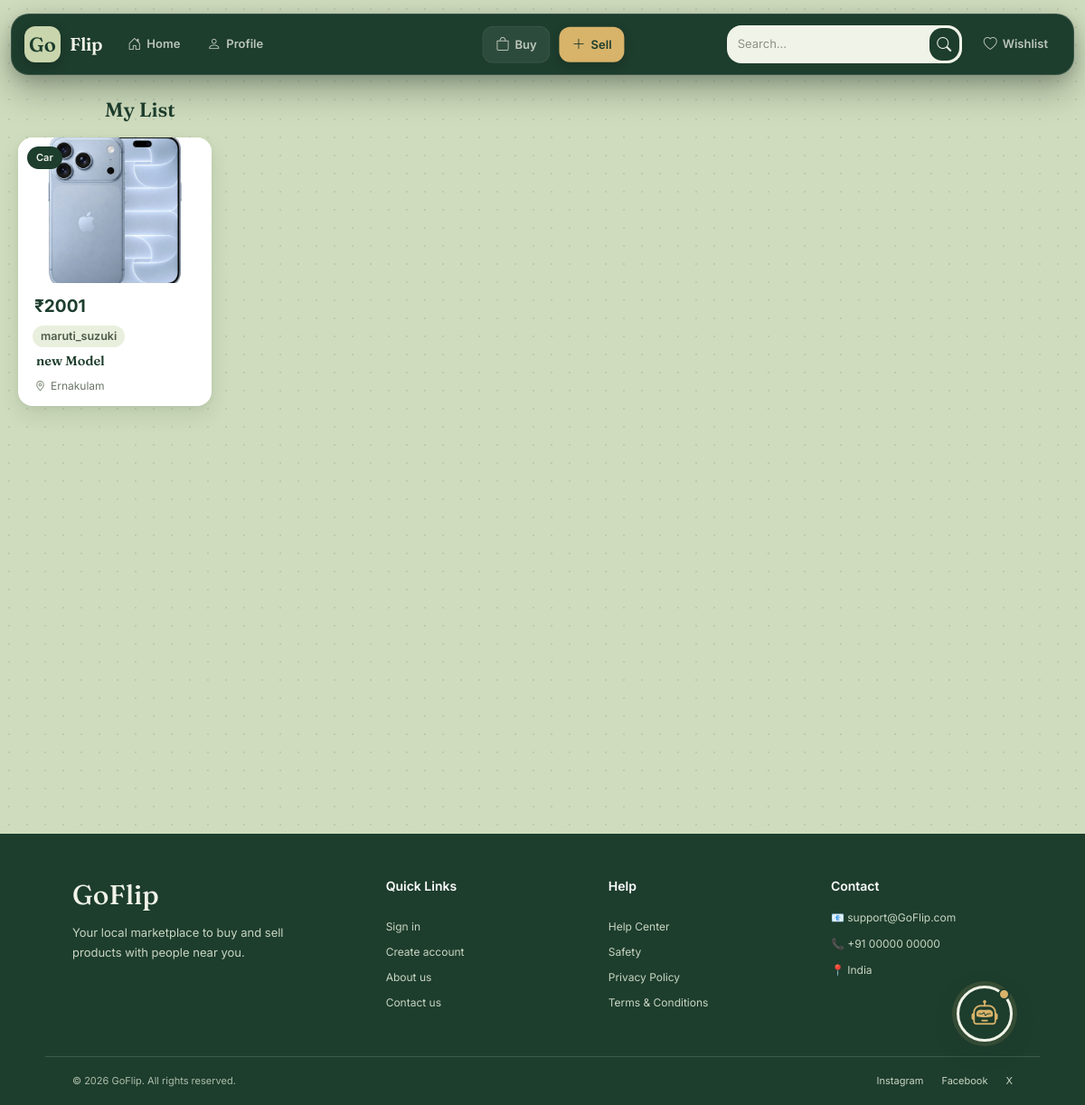
The app's page /my-list/ (signed in), older data.
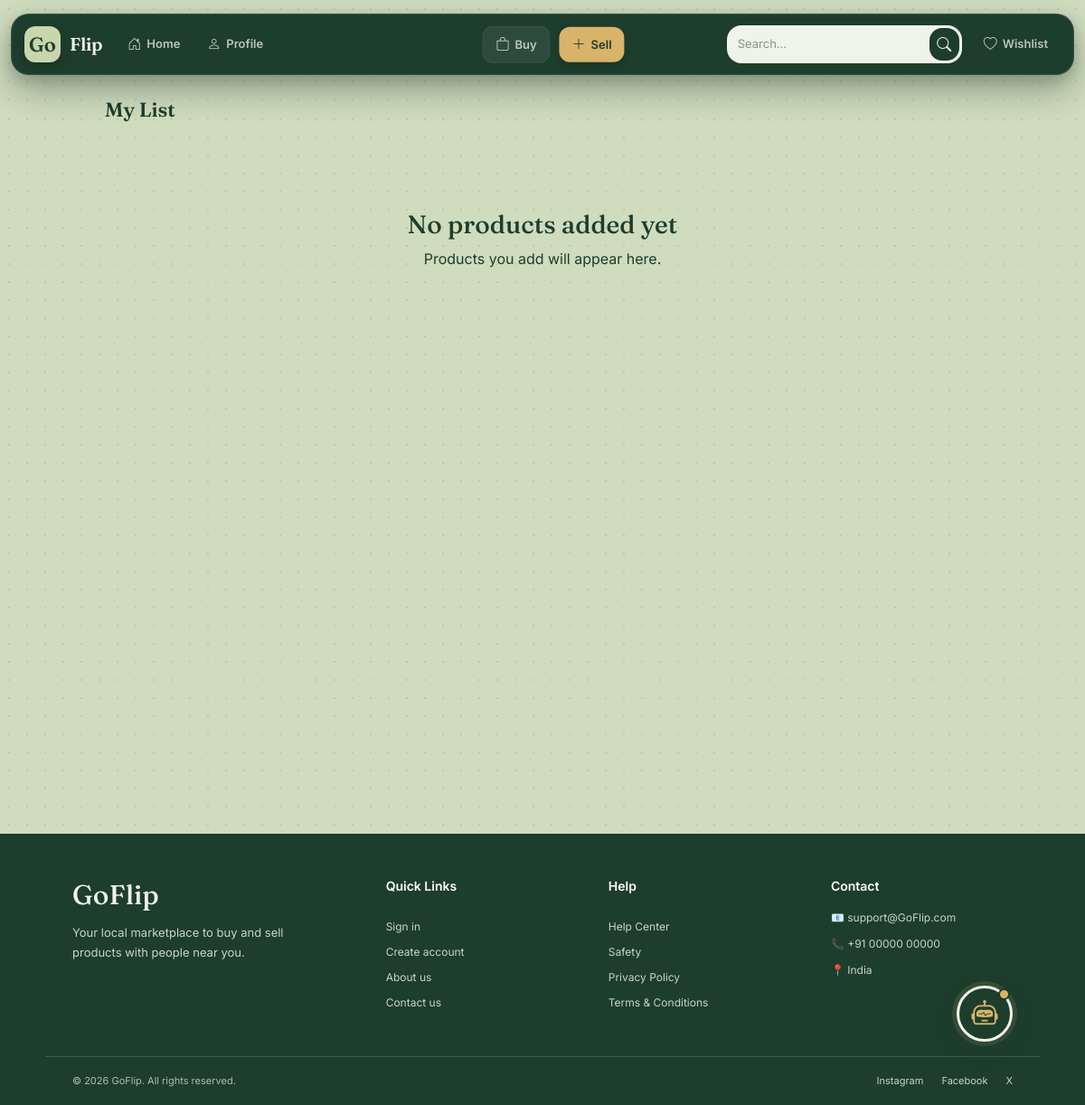
The same page, newer data.
### users/models.py (models this page shows)
class Cars(models.Model):
    seller = models.ForeignKey(
        settings.AUTH_USER_MODEL,
        on_delete=models.CASCADE,
        null=True,
        blank=True)
    Brand = models.CharField(max_length=100,null=True)
    Model = models.CharField(max_length=100,null=True)
    year = models.IntegerField(null=True)
    Fuel = models.CharField(max_length=50,null=True)
    Transmission = models.CharField(null=True,max_length=100)
    KM_drive = models.IntegerField(null=True)
    Title = models.CharField(max_length=200,null=True)
    Description = models.CharField(max_length=500,null=True)
    Price = models.IntegerField(null=True)
    Images = models.ImageField(upload_to="cars/", null=True, blank=True)
    created_at = models.DateTimeField(auto_now_add=True,null=True)

class CoustomUser(AbstractUser):
    username = models.CharField(
        max_length=150,
        unique=True
    )
    email = models.EmailField(
        blank=True,
        null=True
    )
    USERNAME_FIELD = "username"
    REQUIRED_FIELDS = ["email"]
    address = models.CharField(
        null=True,
        blank=True,
        max_length=100
    )
    pincode = models.IntegerField(
        null=True,
        blank=True
    )
    profile_image = models.ImageField(
        upload_to="profile/",
        null=True,
        blank=True
    )
    otp = models.IntegerField(
        null=True,
        blank=True
    )
    verified = models.BooleanField(
        default=False
    )
    phone = models.CharField(
        max_length=15,
        null=True,
        blank=True
    )
    Location = models.CharField(
        null=True,
        blank=True,
        max_length=100
    )

### users/views.py (the view)
# urls.py: path("my-list/", views.MyList.as_view(), name="MyList"),
class MyList(View):
    def get(self, request):
        products = []
        for product in Cars.objects.filter(seller=request.user):
            product.category = "car"
            products.append(product)
        for product in Bikes.objects.filter(seller=request.user):
            product.category = "bike"
            products.append(product)
        for product in Mobiles.objects.filter(seller=request.user):
            product.category = "mobile"
            products.append(product)
        for product in Electronicss.objects.filter(seller=request.user):
            product.category = "electronics"
            products.append(product)
        for product in Bookss.objects.filter(seller=request.user):
            product.category = "book"
            products.append(product)
        for product in Furniture.objects.filter(seller=request.user):
            product.category = "furniture"
            products.append(product)
        for product in Gadgets.objects.filter(seller=request.user):
            product.category = "gadgets"
            products.append(product)
        products.sort(
            key=lambda x: x.created_at,
            reverse=True
        )
        return render(
            request,
            "list.html",
            {
                "products": products
            }
        )

### templates/list.html (shortened to what the changed rows need)
{% extends 'base.html' %}
{% block content %}
<h2 class="fresh-title">
    My List
</h2>
<div class="page-wrap">
    <div class="product-grid">
        {% for product in products %}
        {% if product.category == "book" %}
        <a href="{% url 'Book_Details' product.id %}"
           class="product-card-link">
            <div class="product-card">
                <div class="product-image-box">
                    <span class="category-tag">
                        Book
                    </span>
                    {% if product.Images %}
                        <img src="{{ product.Images.url }}"
                             alt="{{ product.Title }}">
                    {% else %}
                        <p class="no-image-text">
                            No image
                        </p>
                    {% endif %}
                </div>
                <div class="product-info">
                    <p class="product-price">
                        ₹{{ product.Price }}
                    </p>
                    <span class="product-extra">
                        {{ product.Book_name }}
                    </span>
                    <h4 class="product-title">
                        {{ product.Title }}
                    </h4>
                    <div class="product-location">
                        <svg viewBox="0 0 24 24"
                             fill="none"
                             stroke="currentColor"
                             stroke-width="2"
                             stroke-linecap="round"
                             stroke-linejoin="round">
                            <path d="M12 22s7-7.58 7-12A7 7 0 0 0 5 10c0 4.42 7 12 7 12z"/>
                            <circle cx="12"
                                    cy="10"
                                    r="2.5"/>
                        </svg>
                        {% if product.seller.Location %}
                            {{ product.seller.Location }}
                        {% else %}
                            Location not available
                        {% endif %}
                    </div>
                </div>
            </div>
        </a>
        <!-- =================================
             MOBILE
        ================================== -->
        {% elif product.category == "car" %}
        <a href="{% url 'Car_Details' product.id %}"
           class="product-card-link">
            <div class="product-card">
                <div class="product-image-box">
                    <span class="category-tag">
                        Car
                    </span>
                    {% if product.Images %}
                        <img src="{{ product.Images.url }}"
                             alt="{{ product.Title }}">
                    {% else %}
                        <p class="no-image-text">
                            No image
                        </p>
                    {% endif %}
                </div>
                <div class="product-info">
                    <p class="product-price">
                        ₹{{ product.Price }}
                    </p>
                    <span class="product-extra">
                        {{ product.Brand }}
                    </span>
                    <h4 class="product-title">
                        {{ product.Model }}
                    </h4>
                    <div class="product-location">
                        <svg viewBox="0 0 24 24"
                             fill="none"
                             stroke="currentColor"
                             stroke-width="2"
                             stroke-linecap="round"
                             stroke-linejoin="round">
                            <path d="M12 22s7-7.58 7-12A7 7 0 0 0 5 10c0 4.42 7 12 7 12z"/>
                            <circle cx="12"
                                    cy="10"
                                    r="2.5"/>
                        </svg>
                        {% if product.seller.Location %}
                            {{ product.seller.Location }}
                        {% else %}
                            Location not available
                        {% endif %}
                    </div>
                </div>
            </div>
        </a>
        {% endif %}
        {% empty %}
        <div style="
            grid-column: 1 / -1;
            text-align: center;
            padding: 80px 20px;
            color: #1D3D2D;
            font-family: 'Inter', sans-serif;
        ">
            <h3 style="font-family: 'Fraunces', serif;">
                No products added yet
            </h3>
            <p>
                Products you add will appear here.
            </p>
        </div>
        {% endfor %}
    </div>
</div>
{% endblock %}

Row changes from the older to the newer data that the page shows:
removed Cars: Images (picture), Price "2001", Brand "maruti_suzuki", Model "new Model", seller.Location "Ernakulam"
Text that changed along with them:
text now shown: "No products added yet Products you add will appear here."
